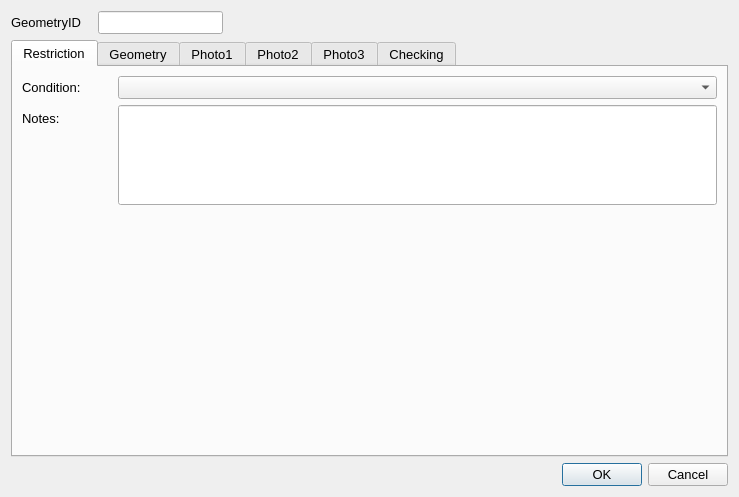
<?xml version="1.0" encoding="UTF-8"?>
<ui version="4.0">
 <class>Dialog</class>
 <widget class="QDialog" name="Dialog">
  <property name="geometry">
   <rect>
    <x>0</x>
    <y>0</y>
    <width>739</width>
    <height>497</height>
   </rect>
  </property>
  <property name="sizePolicy">
   <sizepolicy hsizetype="Fixed" vsizetype="Fixed">
    <horstretch>0</horstretch>
    <verstretch>0</verstretch>
   </sizepolicy>
  </property>
  <property name="maximumSize">
   <size>
    <width>750</width>
    <height>550</height>
   </size>
  </property>
  <property name="font">
   <font>
    <pointsize>10</pointsize>
   </font>
  </property>
  <property name="windowTitle">
   <string>Dialog</string>
  </property>
  <layout class="QGridLayout" name="gridLayout">
   <item row="0" column="0">
    <widget class="QLabel" name="label">
     <property name="minimumSize">
      <size>
       <width>81</width>
       <height>16</height>
      </size>
     </property>
     <property name="font">
      <font>
       <pointsize>10</pointsize>
      </font>
     </property>
     <property name="text">
      <string>GeometryID</string>
     </property>
    </widget>
   </item>
   <item row="2" column="2">
    <widget class="QDialogButtonBox" name="button_box">
     <property name="orientation">
      <enum>Qt::Horizontal</enum>
     </property>
     <property name="standardButtons">
      <set>QDialogButtonBox::Cancel|QDialogButtonBox::Ok</set>
     </property>
    </widget>
   </item>
   <item row="0" column="1">
    <widget class="QLineEdit" name="GeometryID">
     <property name="sizePolicy">
      <sizepolicy hsizetype="Preferred" vsizetype="Preferred">
       <horstretch>0</horstretch>
       <verstretch>0</verstretch>
      </sizepolicy>
     </property>
     <property name="font">
      <font>
       <pointsize>10</pointsize>
      </font>
     </property>
     <property name="inputMask">
      <string/>
     </property>
     <property name="readOnly">
      <bool>true</bool>
     </property>
     <property name="placeholderText">
      <string/>
     </property>
    </widget>
   </item>
   <item row="1" column="0" colspan="3">
    <widget class="QTabWidget" name="Details">
     <property name="sizePolicy">
      <sizepolicy hsizetype="Expanding" vsizetype="Expanding">
       <horstretch>0</horstretch>
       <verstretch>0</verstretch>
      </sizepolicy>
     </property>
     <property name="minimumSize">
      <size>
       <width>0</width>
       <height>0</height>
      </size>
     </property>
     <property name="font">
      <font>
       <pointsize>10</pointsize>
      </font>
     </property>
     <property name="cursor">
      <cursorShape>IBeamCursor</cursorShape>
     </property>
     <property name="mouseTracking">
      <bool>true</bool>
     </property>
     <property name="acceptDrops">
      <bool>true</bool>
     </property>
     <property name="currentIndex">
      <number>0</number>
     </property>
     <widget class="QWidget" name="RestrictionDetails">
      <property name="focusPolicy">
       <enum>Qt::NoFocus</enum>
      </property>
      <attribute name="title">
       <string>Restriction</string>
      </attribute>
      <layout class="QFormLayout" name="formLayout">
       <property name="fieldGrowthPolicy">
        <enum>QFormLayout::AllNonFixedFieldsGrow</enum>
       </property>
       <item row="2" column="0">
        <widget class="QLabel" name="lbl_Condition">
         <property name="minimumSize">
          <size>
           <width>90</width>
           <height>16</height>
          </size>
         </property>
         <property name="font">
          <font>
           <pointsize>10</pointsize>
          </font>
         </property>
         <property name="text">
          <string>Condition:</string>
         </property>
        </widget>
       </item>
       <item row="2" column="1">
        <widget class="QComboBox" name="AssetConditionTypeID"/>
       </item>
       <item row="6" column="0">
        <widget class="QLabel" name="lbl_Notes">
         <property name="text">
          <string>Notes:</string>
         </property>
        </widget>
       </item>
       <item row="6" column="1">
        <widget class="QLineEdit" name="Notes">
         <property name="minimumSize">
          <size>
           <width>0</width>
           <height>100</height>
          </size>
         </property>
         <property name="alignment">
          <set>Qt::AlignLeading|Qt::AlignLeft|Qt::AlignTop</set>
         </property>
        </widget>
       </item>
      </layout>
     </widget>
     <widget class="QWidget" name="Geometry">
      <attribute name="title">
       <string>Geometry</string>
      </attribute>
      <layout class="QFormLayout" name="formLayout_2">
       <property name="fieldGrowthPolicy">
        <enum>QFormLayout::AllNonFixedFieldsGrow</enum>
       </property>
       <item row="0" column="0">
        <widget class="QLabel" name="lbl_RoadName">
         <property name="minimumSize">
          <size>
           <width>90</width>
           <height>16</height>
          </size>
         </property>
         <property name="font">
          <font>
           <pointsize>10</pointsize>
          </font>
         </property>
         <property name="text">
          <string>Road Name:</string>
         </property>
        </widget>
       </item>
       <item row="0" column="1">
        <widget class="QLineEdit" name="RoadName"/>
       </item>
       <item row="1" column="0">
        <widget class="QLabel" name="lbl_USRN">
         <property name="minimumSize">
          <size>
           <width>90</width>
           <height>16</height>
          </size>
         </property>
         <property name="font">
          <font>
           <pointsize>10</pointsize>
          </font>
         </property>
         <property name="text">
          <string>USRN:</string>
         </property>
        </widget>
       </item>
       <item row="1" column="1">
        <widget class="QLineEdit" name="USRN"/>
       </item>
       <item row="3" column="1">
        <spacer name="verticalSpacer">
         <property name="orientation">
          <enum>Qt::Vertical</enum>
         </property>
         <property name="sizeHint" stdset="0">
          <size>
           <width>20</width>
           <height>40</height>
          </size>
         </property>
        </spacer>
       </item>
       <item row="4" column="0">
        <widget class="QLabel" name="label_8">
         <property name="text">
          <string>Last Update Date:</string>
         </property>
        </widget>
       </item>
       <item row="4" column="1">
        <widget class="QDateTimeEdit" name="LastUpdateDateTime">
         <property name="readOnly">
          <bool>true</bool>
         </property>
        </widget>
       </item>
       <item row="5" column="0">
        <widget class="QLabel" name="label_2">
         <property name="text">
          <string>Last Changed By:</string>
         </property>
        </widget>
       </item>
       <item row="5" column="1">
        <widget class="QLineEdit" name="LastUpdatePerson"/>
       </item>
       <item row="6" column="0">
        <widget class="QLabel" name="label_9">
         <property name="text">
          <string>RestrictionID:</string>
         </property>
        </widget>
       </item>
       <item row="6" column="1">
        <widget class="QLineEdit" name="RestrictionID"/>
       </item>
      </layout>
     </widget>
     <widget class="QWidget" name="PhotoTab_01">
      <attribute name="title">
       <string>Photo1</string>
      </attribute>
      <layout class="QGridLayout" name="gridLayout_2">
       <item row="1" column="0">
        <widget class="QPushButton" name="startCamera1">
         <property name="maximumSize">
          <size>
           <width>150</width>
           <height>16777215</height>
          </size>
         </property>
         <property name="text">
          <string>open Camera</string>
         </property>
         <property name="icon">
          <iconset>
           <normaloff>../../../../PC18-26 Carnegie Library Lambeth/Mapping/Templates/camara_foto.png</normaloff>../../../../PC18-26 Carnegie Library Lambeth/Mapping/Templates/camara_foto.png</iconset>
         </property>
         <property name="checkable">
          <bool>true</bool>
         </property>
         <property name="autoDefault">
          <bool>false</bool>
         </property>
         <property name="default">
          <bool>false</bool>
         </property>
        </widget>
       </item>
       <item row="1" column="2">
        <widget class="QPushButton" name="getPhoto1">
         <property name="maximumSize">
          <size>
           <width>150</width>
           <height>16777215</height>
          </size>
         </property>
         <property name="text">
          <string>take Photo</string>
         </property>
         <property name="icon">
          <iconset>
           <normaloff>../../../../PC18-26 Carnegie Library Lambeth/Mapping/Templates/take-photo-icon-21.jpg</normaloff>../../../../PC18-26 Carnegie Library Lambeth/Mapping/Templates/take-photo-icon-21.jpg</iconset>
         </property>
         <property name="checkable">
          <bool>false</bool>
         </property>
         <property name="autoDefault">
          <bool>false</bool>
         </property>
        </widget>
       </item>
       <item row="0" column="0">
        <widget class="QLabel" name="Photo_Widget_01">
         <property name="sizePolicy">
          <sizepolicy hsizetype="Fixed" vsizetype="Fixed">
           <horstretch>0</horstretch>
           <verstretch>0</verstretch>
          </sizepolicy>
         </property>
         <property name="maximumSize">
          <size>
           <width>640</width>
           <height>480</height>
          </size>
         </property>
         <property name="autoFillBackground">
          <bool>true</bool>
         </property>
         <property name="text">
          <string>No photo</string>
         </property>
        </widget>
       </item>
      </layout>
     </widget>
     <widget class="QWidget" name="PhotoTab_02">
      <attribute name="title">
       <string>Photo2</string>
      </attribute>
      <layout class="QGridLayout" name="gridLayout_4">
       <item row="0" column="0">
        <widget class="QLabel" name="Photo_Widget_02">
         <property name="sizePolicy">
          <sizepolicy hsizetype="Fixed" vsizetype="Fixed">
           <horstretch>0</horstretch>
           <verstretch>0</verstretch>
          </sizepolicy>
         </property>
         <property name="maximumSize">
          <size>
           <width>640</width>
           <height>480</height>
          </size>
         </property>
         <property name="autoFillBackground">
          <bool>true</bool>
         </property>
         <property name="text">
          <string>No photo</string>
         </property>
        </widget>
       </item>
       <item row="1" column="0">
        <widget class="QPushButton" name="startCamera2">
         <property name="maximumSize">
          <size>
           <width>150</width>
           <height>16777215</height>
          </size>
         </property>
         <property name="text">
          <string>open Camera</string>
         </property>
         <property name="icon">
          <iconset>
           <normaloff>../../../../PC18-26 Carnegie Library Lambeth/Mapping/Templates/camara_foto.png</normaloff>../../../../PC18-26 Carnegie Library Lambeth/Mapping/Templates/camara_foto.png</iconset>
         </property>
         <property name="checkable">
          <bool>true</bool>
         </property>
         <property name="autoDefault">
          <bool>false</bool>
         </property>
         <property name="default">
          <bool>false</bool>
         </property>
        </widget>
       </item>
       <item row="1" column="1">
        <widget class="QPushButton" name="getPhoto2">
         <property name="maximumSize">
          <size>
           <width>150</width>
           <height>16777215</height>
          </size>
         </property>
         <property name="text">
          <string>take Photo</string>
         </property>
         <property name="icon">
          <iconset>
           <normaloff>../../../../PC18-26 Carnegie Library Lambeth/Mapping/Templates/take-photo-icon-21.jpg</normaloff>../../../../PC18-26 Carnegie Library Lambeth/Mapping/Templates/take-photo-icon-21.jpg</iconset>
         </property>
         <property name="checkable">
          <bool>false</bool>
         </property>
         <property name="autoDefault">
          <bool>false</bool>
         </property>
        </widget>
       </item>
      </layout>
     </widget>
     <widget class="QWidget" name="PhotoTab_03">
      <attribute name="title">
       <string>Photo3</string>
      </attribute>
      <layout class="QGridLayout" name="gridLayout_3">
       <item row="0" column="0">
        <widget class="QLabel" name="Photo_Widget_03">
         <property name="autoFillBackground">
          <bool>true</bool>
         </property>
         <property name="text">
          <string>No photo</string>
         </property>
        </widget>
       </item>
       <item row="1" column="2">
        <widget class="QPushButton" name="getPhoto3">
         <property name="maximumSize">
          <size>
           <width>150</width>
           <height>16777215</height>
          </size>
         </property>
         <property name="text">
          <string>take Photo</string>
         </property>
         <property name="icon">
          <iconset>
           <normaloff>../../../../PC18-26 Carnegie Library Lambeth/Mapping/Templates/take-photo-icon-21.jpg</normaloff>../../../../PC18-26 Carnegie Library Lambeth/Mapping/Templates/take-photo-icon-21.jpg</iconset>
         </property>
         <property name="checkable">
          <bool>false</bool>
         </property>
         <property name="autoDefault">
          <bool>false</bool>
         </property>
        </widget>
       </item>
       <item row="1" column="0">
        <widget class="QPushButton" name="startCamera3">
         <property name="maximumSize">
          <size>
           <width>150</width>
           <height>16777215</height>
          </size>
         </property>
         <property name="text">
          <string>open Camera</string>
         </property>
         <property name="icon">
          <iconset>
           <normaloff>../../../../PC18-26 Carnegie Library Lambeth/Mapping/Templates/camara_foto.png</normaloff>../../../../PC18-26 Carnegie Library Lambeth/Mapping/Templates/camara_foto.png</iconset>
         </property>
         <property name="checkable">
          <bool>true</bool>
         </property>
         <property name="autoDefault">
          <bool>false</bool>
         </property>
         <property name="default">
          <bool>false</bool>
         </property>
        </widget>
       </item>
      </layout>
     </widget>
     <widget class="QWidget" name="checkingTab">
      <attribute name="title">
       <string>Checking</string>
      </attribute>
      <layout class="QFormLayout" name="formLayout_3">
       <item row="1" column="0">
        <widget class="QLabel" name="label_4">
         <property name="text">
          <string>Check Notes:</string>
         </property>
        </widget>
       </item>
       <item row="1" column="1">
        <widget class="QTextEdit" name="MHTC_CheckNotes"/>
       </item>
       <item row="0" column="0">
        <widget class="QLabel" name="label_5">
         <property name="text">
          <string>Check issue type:</string>
         </property>
        </widget>
       </item>
       <item row="0" column="1">
        <widget class="QComboBox" name="MHTC_CheckIssueTypeID"/>
       </item>
       <item row="4" column="0">
        <widget class="QCheckBox" name="FieldCheckCompleted">
         <property name="text">
          <string>Field check completed</string>
         </property>
        </widget>
       </item>
       <item row="2" column="0">
        <spacer name="verticalSpacer_2">
         <property name="orientation">
          <enum>Qt::Vertical</enum>
         </property>
         <property name="sizeHint" stdset="0">
          <size>
           <width>20</width>
           <height>20</height>
          </size>
         </property>
        </spacer>
       </item>
       <item row="6" column="0">
        <widget class="QLabel" name="label_3">
         <property name="text">
          <string>Checked by:</string>
         </property>
        </widget>
       </item>
       <item row="6" column="1">
        <widget class="QLineEdit" name="Last_MHTC_Check_UpdatePerson"/>
       </item>
       <item row="5" column="0">
        <spacer name="verticalSpacer_3">
         <property name="orientation">
          <enum>Qt::Vertical</enum>
         </property>
         <property name="sizeHint" stdset="0">
          <size>
           <width>20</width>
           <height>10</height>
          </size>
         </property>
        </spacer>
       </item>
       <item row="7" column="0">
        <widget class="QLabel" name="label_6">
         <property name="text">
          <string>Check date:</string>
         </property>
        </widget>
       </item>
       <item row="7" column="1">
        <widget class="QDateTimeEdit" name="Last_MHTC_Check_UpdateDateTime"/>
       </item>
      </layout>
     </widget>
    </widget>
   </item>
  </layout>
 </widget>
 <resources/>
 <connections>
  <connection>
   <sender>button_box</sender>
   <signal>accepted()</signal>
   <receiver>Dialog</receiver>
   <slot>accept()</slot>
   <hints>
    <hint type="sourcelabel">
     <x>248</x>
     <y>254</y>
    </hint>
    <hint type="destinationlabel">
     <x>157</x>
     <y>274</y>
    </hint>
   </hints>
  </connection>
  <connection>
   <sender>button_box</sender>
   <signal>rejected()</signal>
   <receiver>Dialog</receiver>
   <slot>reject()</slot>
   <hints>
    <hint type="sourcelabel">
     <x>316</x>
     <y>260</y>
    </hint>
    <hint type="destinationlabel">
     <x>286</x>
     <y>274</y>
    </hint>
   </hints>
  </connection>
 </connections>
</ui>
